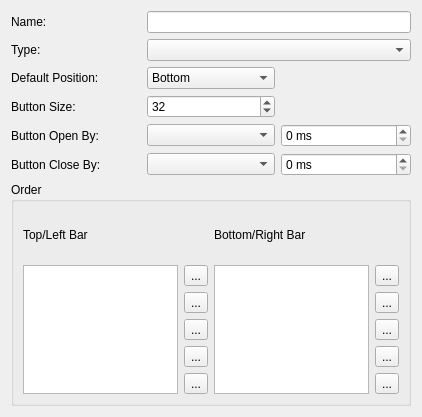
<?xml version="1.0" encoding="UTF-8"?>
<ui version="4.0">
 <class>ToolBarUIToolBarOptions</class>
 <widget class="QWidget" name="ToolBarUIToolBarOptions">
  <property name="geometry">
   <rect>
    <x>0</x>
    <y>0</y>
    <width>422</width>
    <height>417</height>
   </rect>
  </property>
  <property name="windowTitle">
   <string>Form</string>
  </property>
  <layout class="QGridLayout" name="gridLayout">
   <item row="4" column="2">
    <widget class="QSpinBox" name="intReactionOpenTimeout">
     <property name="suffix">
      <string> ms</string>
     </property>
     <property name="maximum">
      <number>9999</number>
     </property>
    </widget>
   </item>
   <item row="2" column="1">
    <widget class="QComboBox" name="positionCmb">
     <item>
      <property name="text">
       <string>Bottom</string>
      </property>
     </item>
     <item>
      <property name="text">
       <string>Left</string>
      </property>
     </item>
     <item>
      <property name="text">
       <string>Right</string>
      </property>
     </item>
     <item>
      <property name="text">
       <string>Top</string>
      </property>
     </item>
    </widget>
   </item>
   <item row="0" column="0">
    <widget class="QLabel" name="label">
     <property name="text">
      <string>Name:</string>
     </property>
    </widget>
   </item>
   <item row="5" column="0">
    <widget class="QLabel" name="label_3">
     <property name="text">
      <string>Button Close By:</string>
     </property>
    </widget>
   </item>
   <item row="6" column="0" colspan="3">
    <widget class="QGroupBox" name="groupBox">
     <property name="title">
      <string>Order</string>
     </property>
     <layout class="QGridLayout" name="gridLayout_2">
      <item row="0" column="2">
       <widget class="QLabel" name="label_7">
        <property name="text">
         <string>Bottom/Right Bar</string>
        </property>
       </widget>
      </item>
      <item row="1" column="3">
       <widget class="QToolButton" name="bottombarAddBtn">
        <property name="text">
         <string>...</string>
        </property>
        <property name="icon">
         <iconset theme="list-add">
          <normaloff>../../../../../.designer/backup</normaloff>../../../../../.designer/backup</iconset>
        </property>
       </widget>
      </item>
      <item row="2" column="3">
       <widget class="QToolButton" name="bottombarRemoveBtn">
        <property name="text">
         <string>...</string>
        </property>
        <property name="icon">
         <iconset theme="list-remove">
          <normaloff>../../../../../.designer/backup</normaloff>../../../../../.designer/backup</iconset>
        </property>
       </widget>
      </item>
      <item row="5" column="1">
       <widget class="QToolButton" name="topbarOrderDownBtn">
        <property name="text">
         <string>...</string>
        </property>
        <property name="icon">
         <iconset theme="arrow-down">
          <normaloff>../../../../../.designer/backup</normaloff>../../../../../.designer/backup</iconset>
        </property>
       </widget>
      </item>
      <item row="1" column="2" rowspan="5">
       <widget class="QListView" name="bottombarListView"/>
      </item>
      <item row="0" column="0">
       <widget class="QLabel" name="label_6">
        <property name="text">
         <string>Top/Left Bar</string>
        </property>
       </widget>
      </item>
      <item row="2" column="1">
       <widget class="QToolButton" name="topbarRemoveBtn">
        <property name="text">
         <string>...</string>
        </property>
        <property name="icon">
         <iconset theme="list-remove">
          <normaloff>../../../../../.designer/backup</normaloff>../../../../../.designer/backup</iconset>
        </property>
       </widget>
      </item>
      <item row="1" column="0" rowspan="5">
       <widget class="QListView" name="topbarListView"/>
      </item>
      <item row="5" column="3">
       <widget class="QToolButton" name="bottombarOrderDownBtn">
        <property name="text">
         <string>...</string>
        </property>
        <property name="icon">
         <iconset theme="arrow-down">
          <normaloff>../../../../../.designer/backup</normaloff>../../../../../.designer/backup</iconset>
        </property>
       </widget>
      </item>
      <item row="4" column="3">
       <widget class="QToolButton" name="bottombarOrderUpBtn">
        <property name="text">
         <string>...</string>
        </property>
        <property name="icon">
         <iconset theme="arrow-up">
          <normaloff>../../../../../.designer/backup</normaloff>../../../../../.designer/backup</iconset>
        </property>
       </widget>
      </item>
      <item row="4" column="1">
       <widget class="QToolButton" name="topbarOrderUpBtn">
        <property name="text">
         <string>...</string>
        </property>
        <property name="icon">
         <iconset theme="arrow-up">
          <normaloff>../../../../../.designer/backup</normaloff>../../../../../.designer/backup</iconset>
        </property>
       </widget>
      </item>
      <item row="1" column="1">
       <widget class="QToolButton" name="topbarAddBtn">
        <property name="text">
         <string>...</string>
        </property>
        <property name="icon">
         <iconset theme="list-add">
          <normaloff>../../../../../.designer/backup</normaloff>../../../../../.designer/backup</iconset>
        </property>
       </widget>
      </item>
      <item row="3" column="1">
       <widget class="QToolButton" name="topbarEditBtn">
        <property name="text">
         <string>...</string>
        </property>
        <property name="icon">
         <iconset theme="edit-rename">
          <normaloff>../../../../../.designer/backup</normaloff>../../../../../.designer/backup</iconset>
        </property>
       </widget>
      </item>
      <item row="3" column="3">
       <widget class="QToolButton" name="bottombarEditBtn">
        <property name="text">
         <string>...</string>
        </property>
        <property name="icon">
         <iconset theme="edit-rename">
          <normaloff>../../../../../.designer/backup</normaloff>../../../../../.designer/backup</iconset>
        </property>
       </widget>
      </item>
     </layout>
    </widget>
   </item>
   <item row="4" column="0">
    <widget class="QLabel" name="label_2">
     <property name="text">
      <string>Button Open By:</string>
     </property>
    </widget>
   </item>
   <item row="5" column="1">
    <widget class="QComboBox" name="reactionCloseByCmb"/>
   </item>
   <item row="5" column="2">
    <widget class="QSpinBox" name="intReactionCloseTimeout">
     <property name="suffix">
      <string> ms</string>
     </property>
     <property name="maximum">
      <number>9999</number>
     </property>
    </widget>
   </item>
   <item row="2" column="0">
    <widget class="QLabel" name="label_5">
     <property name="text">
      <string>Default Position:</string>
     </property>
    </widget>
   </item>
   <item row="0" column="1" colspan="2">
    <widget class="QLineEdit" name="toolbarName"/>
   </item>
   <item row="1" column="1" colspan="2">
    <widget class="QComboBox" name="toolbarTypeCmb"/>
   </item>
   <item row="4" column="1">
    <widget class="QComboBox" name="reactionOpenByCmb"/>
   </item>
   <item row="1" column="0">
    <widget class="QLabel" name="label_4">
     <property name="text">
      <string>Type:</string>
     </property>
    </widget>
   </item>
   <item row="3" column="0">
    <widget class="QLabel" name="label_8">
     <property name="text">
      <string>Button Size:</string>
     </property>
    </widget>
   </item>
   <item row="3" column="1">
    <widget class="QSpinBox" name="intButtonSize">
     <property name="minimum">
      <number>1</number>
     </property>
     <property name="maximum">
      <number>256</number>
     </property>
     <property name="singleStep">
      <number>16</number>
     </property>
     <property name="value">
      <number>32</number>
     </property>
    </widget>
   </item>
  </layout>
 </widget>
 <resources/>
 <connections/>
</ui>
